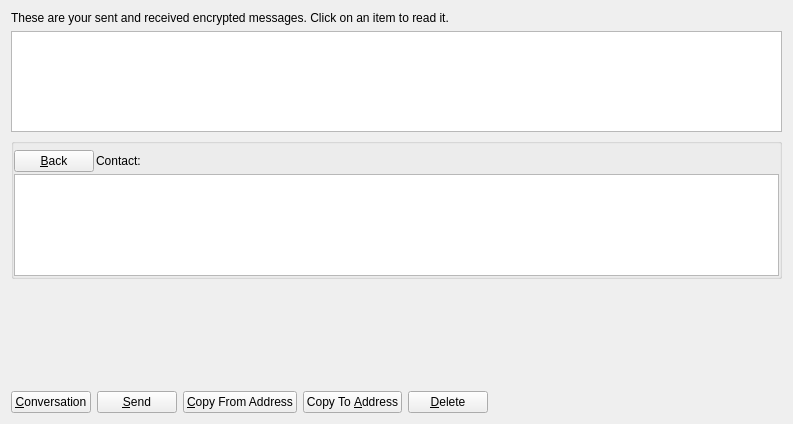
<?xml version="1.0" encoding="UTF-8"?>
<ui version="4.0">
 <class>MessagePage</class>
 <widget class="QWidget" name="MessagePage">
  <property name="geometry">
   <rect>
    <x>0</x>
    <y>0</y>
    <width>793</width>
    <height>424</height>
   </rect>
  </property>
  <property name="windowTitle">
   <string>Address Book</string>
  </property>
  <layout class="QVBoxLayout" name="verticalLayout_2">
   <item>
    <widget class="QLabel" name="labelExplanation">
     <property name="text">
      <string>These are your sent and received encrypted messages. Click on an item to read it.</string>
     </property>
     <property name="textFormat">
      <enum>Qt::PlainText</enum>
     </property>
     <property name="wordWrap">
      <bool>true</bool>
     </property>
    </widget>
   </item>
   <item>
    <widget class="QTableView" name="tableView">
     <property name="contextMenuPolicy">
      <enum>Qt::CustomContextMenu</enum>
     </property>
     <property name="toolTip">
      <string>Click on a message to view it</string>
     </property>
     <property name="styleSheet">
      <string notr="true"/>
     </property>
     <property name="tabKeyNavigation">
      <bool>false</bool>
     </property>
     <property name="alternatingRowColors">
      <bool>true</bool>
     </property>
     <property name="selectionMode">
      <enum>QAbstractItemView::SingleSelection</enum>
     </property>
     <property name="selectionBehavior">
      <enum>QAbstractItemView::SelectRows</enum>
     </property>
     <property name="sortingEnabled">
      <bool>true</bool>
     </property>
     <attribute name="verticalHeaderVisible">
      <bool>false</bool>
     </attribute>
    </widget>
   </item>
   <item>
    <layout class="QVBoxLayout" name="verticalLayout">
     <item>
      <widget class="QGroupBox" name="messageDetails">
       <property name="title">
        <string/>
       </property>
       <layout class="QVBoxLayout" name="verticalLayout_4">
        <property name="spacing">
         <number>2</number>
        </property>
        <property name="leftMargin">
         <number>0</number>
        </property>
        <property name="topMargin">
         <number>6</number>
        </property>
        <property name="rightMargin">
         <number>0</number>
        </property>
        <property name="bottomMargin">
         <number>0</number>
        </property>
        <item>
         <layout class="QHBoxLayout" name="horizontalLayout_3">
          <item>
           <widget class="QPushButton" name="backButton">
            <property name="text">
             <string>&amp;Back</string>
            </property>
            <property name="icon">
             <iconset resource="../bitcoin.qrc">
              <normaloff>:/icons/quit</normaloff>:/icons/quit</iconset>
            </property>
           </widget>
          </item>
          <item>
           <widget class="QLabel" name="labelContact">
            <property name="text">
             <string>Contact:</string>
            </property>
           </widget>
          </item>
          <item>
           <widget class="QLabel" name="contactLabel">
            <property name="text">
             <string/>
            </property>
           </widget>
          </item>
          <item>
           <spacer name="horizontalSpacer_3">
            <property name="orientation">
             <enum>Qt::Horizontal</enum>
            </property>
            <property name="sizeHint" stdset="0">
             <size>
              <width>40</width>
              <height>20</height>
             </size>
            </property>
           </spacer>
          </item>
         </layout>
        </item>
        <item>
         <widget class="QListView" name="listConversation">
          <property name="styleSheet">
           <string notr="true">color: rgb(1, 1, 1);</string>
          </property>
         </widget>
        </item>
        <item>
         <layout class="QVBoxLayout" name="verticalLayout_3"/>
        </item>
       </layout>
      </widget>
     </item>
     <item>
      <widget class="MRichTextEdit" name="messageEdit" native="true">
       <property name="minimumSize">
        <size>
         <width>0</width>
         <height>100</height>
        </size>
       </property>
      </widget>
     </item>
     <item>
      <layout class="QHBoxLayout" name="horizontalLayout">
       <item>
        <widget class="QPushButton" name="newButton">
         <property name="text">
          <string>&amp;Conversation</string>
         </property>
         <property name="icon">
          <iconset resource="../bitcoin.qrc">
           <normaloff>:/icons/add</normaloff>:/icons/add</iconset>
         </property>
        </widget>
       </item>
       <item>
        <widget class="QPushButton" name="sendButton">
         <property name="toolTip">
          <string>Sign a message to prove you own a corgicoin address</string>
         </property>
         <property name="text">
          <string>&amp;Send</string>
         </property>
         <property name="icon">
          <iconset resource="../bitcoin.qrc">
           <normaloff>:/icons/send</normaloff>:/icons/send</iconset>
         </property>
        </widget>
       </item>
       <item>
        <widget class="QPushButton" name="copyFromAddressButton">
         <property name="toolTip">
          <string>Copy the currently selected address to the system clipboard</string>
         </property>
         <property name="text">
          <string>&amp;Copy From Address</string>
         </property>
         <property name="icon">
          <iconset resource="../bitcoin.qrc">
           <normaloff>:/icons/editcopy</normaloff>:/icons/editcopy</iconset>
         </property>
        </widget>
       </item>
       <item>
        <widget class="QPushButton" name="copyToAddressButton">
         <property name="toolTip">
          <string>Copy the currently selected address to the system clipboard</string>
         </property>
         <property name="text">
          <string>Copy To &amp;Address</string>
         </property>
         <property name="icon">
          <iconset resource="../bitcoin.qrc">
           <normaloff>:/icons/editcopy</normaloff>:/icons/editcopy</iconset>
         </property>
        </widget>
       </item>
       <item>
        <widget class="QPushButton" name="deleteButton">
         <property name="toolTip">
          <string>Delete the currently selected address from the list</string>
         </property>
         <property name="text">
          <string>&amp;Delete</string>
         </property>
         <property name="icon">
          <iconset resource="../bitcoin.qrc">
           <normaloff>:/icons/remove</normaloff>:/icons/remove</iconset>
         </property>
        </widget>
       </item>
       <item>
        <spacer name="horizontalSpacer">
         <property name="orientation">
          <enum>Qt::Horizontal</enum>
         </property>
         <property name="sizeHint" stdset="0">
          <size>
           <width>40</width>
           <height>20</height>
          </size>
         </property>
        </spacer>
       </item>
      </layout>
     </item>
    </layout>
   </item>
  </layout>
 </widget>
 <customwidgets>
  <customwidget>
   <class>MRichTextEdit</class>
   <extends>QWidget</extends>
   <header>mrichtextedit.h</header>
   <container>1</container>
  </customwidget>
 </customwidgets>
 <resources>
  <include location="../bitcoin.qrc"/>
 </resources>
 <connections/>
</ui>
